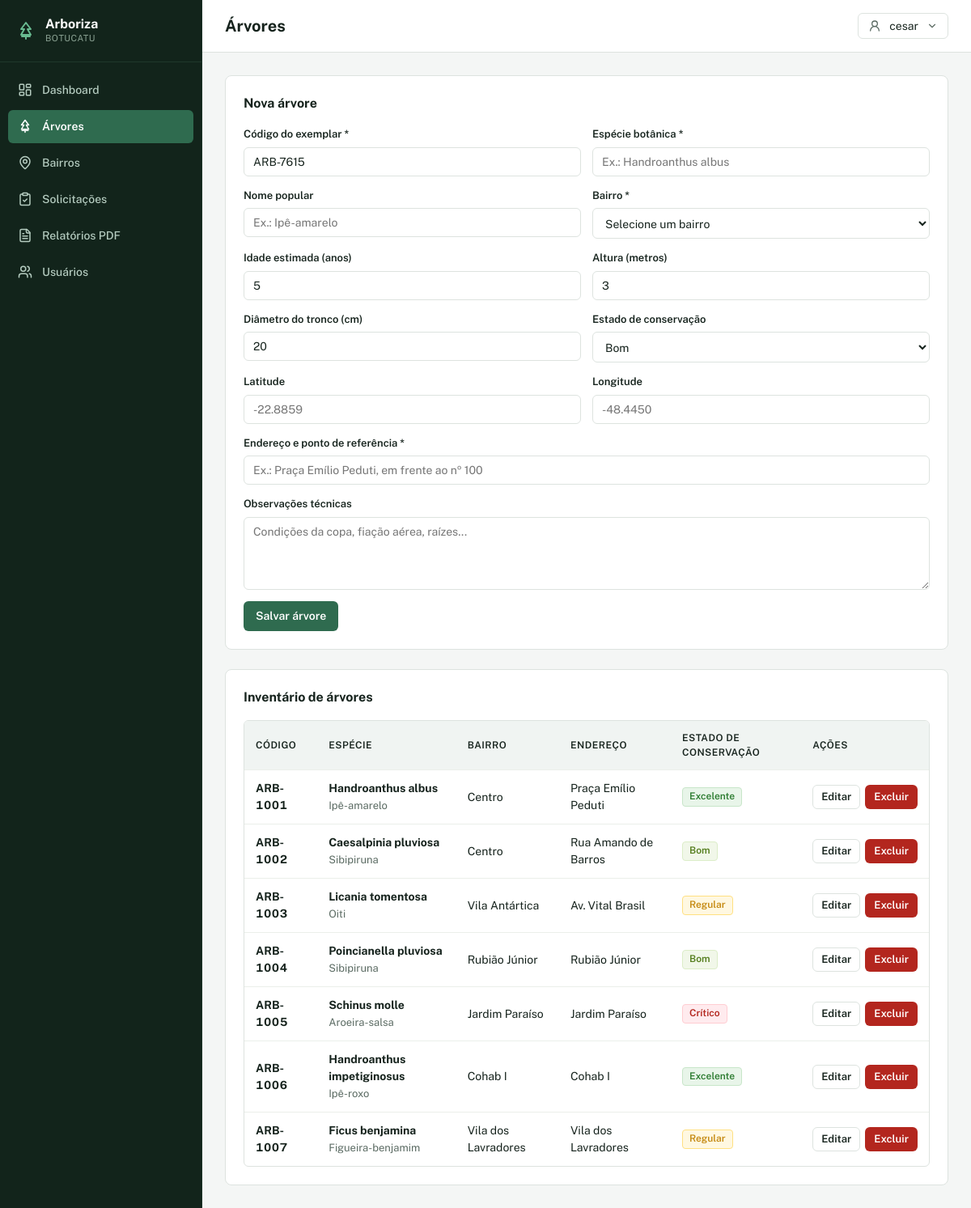
The app's page /arvores.php (signed in) with its own data.
### tables this page shows
CREATE TABLE arvores (
    id INT AUTO_INCREMENT PRIMARY KEY,
    codigo VARCHAR(30) NOT NULL UNIQUE,
    especie VARCHAR(140) NOT NULL,
    nome_popular VARCHAR(140),
    idade_estimada INT DEFAULT 0,
    altura_metros DECIMAL(8,2) DEFAULT 0,
    diametro_cm DECIMAL(8,2) DEFAULT 0,
    latitude VARCHAR(40),
    longitude VARCHAR(40),
    endereco VARCHAR(220) NOT NULL,
    bairro_id INT NOT NULL,
    estado_conservacao ENUM('Excelente','Bom','Regular','Crítico') DEFAULT 'Bom',
    observacoes TEXT,
    criado_em TIMESTAMP DEFAULT CURRENT_TIMESTAMP,
    FOREIGN KEY (bairro_id) REFERENCES bairros(id) ON DELETE RESTRICT
);

CREATE TABLE bairros (
    id INT AUTO_INCREMENT PRIMARY KEY,
    nome VARCHAR(120) NOT NULL UNIQUE,
    zona VARCHAR(60) NOT NULL,
    criado_em TIMESTAMP DEFAULT CURRENT_TIMESTAMP
);

### core/helpers.php (called while the page is built, shortened)
<?php
function e($value): string
{
    return htmlspecialchars((string)$value, ENT_QUOTES, 'UTF-8');
}
function currentUserProfile(): string
{
    return isset($_SESSION['usuario']['perfil']) ? (string)$_SESSION['usuario']['perfil'] : '';
}
function normalizedProfile(): string
{
    return function_exists('mb_strtolower')
        ? mb_strtolower(trim(currentUserProfile()), 'UTF-8')
        : strtolower(trim(currentUserProfile()));
}
function isAdmin(): bool
{
    return normalizedProfile() === 'administrador';
}
function canEditOperational(): bool
{
    $profile = normalizedProfile();
    return $profile === 'administrador' || $profile === 'técnico' || $profile === 'tecnico';
}
function badgeClassConservacao(?string $estado): string
{
    $e = function_exists('mb_strtolower')
        ? mb_strtolower(trim((string)$estado), 'UTF-8')
        : strtolower(trim((string)$estado));
    switch ($e) {
        case 'excelente':
            return 'badge-conservacao-excelente';
        case 'bom':
            return 'badge-conservacao-bom';
        case 'regular':
            return 'badge-conservacao-regular';
        case 'crítico':
        case 'critico':
            return 'badge-conservacao-critico';
    }
}

### config/database.php (called while the page is built, shortened)
<?php
class Database
{
    private static $connection = null;
    public static function getConnection() {
        if (self::$connection === null) {
            $dsn = 'mysql:host=' . DB_HOST . ';dbname=' . DB_NAME . ';charset=utf8mb4';
            $tentativas = array_unique([DB_PASS, '', 'root']);
            $ultimoErro = null;
            foreach ($tentativas as $senha) {
                try {
                    self::$connection = new PDO($dsn, DB_USER, $senha, [
                        PDO::ATTR_ERRMODE => PDO::ERRMODE_EXCEPTION,
                        PDO::ATTR_DEFAULT_FETCH_MODE => PDO::FETCH_ASSOC,
                        PDO::ATTR_EMULATE_PREPARES => false,
                    ]);
                    return self::$connection;
                } catch (PDOException $e) {
                    $ultimoErro = $e;
                }
            }
            die('Erro ao conectar no banco de dados. Confira se o MySQL está ligado no XAMPP, se o banco arboriza_botucatu foi importado e se o arquivo config/config.php está correto.<br><b>Detalhe:</b> ' . htmlspecialchars($ultimoErro->getMessage()));
        }
        return self::$connection;
    }
}

### models/Arvore.php (called while the page is built, shortened)
<?php
require_once __DIR__ . '/../config/database.php';
class Arvore
{
    public static function all() {
        $sql = 'SELECT a.*, b.nome AS bairro_nome
                FROM arvores a
                INNER JOIN bairros b ON b.id = a.bairro_id
                ORDER BY a.criado_em DESC';
        return Database::getConnection()->query($sql)->fetchAll();
    }
}

### arvores.php (the view, shortened to what this page needs)
<?php
require_once __DIR__ . '/core/helpers.php';
require_once __DIR__ . '/models/Arvore.php';
$edit = isset($_GET['edit']) ? Arvore::find((int)$_GET['edit']) : null;
$arvores = Arvore::all();
?>
<?php include __DIR__ . '/partials/head.php'; ?>
<div class="app-shell">
    <?php include __DIR__ . '/partials/sidebar.php'; ?>
    <div class="main-wrapper">
        <?php include __DIR__ . '/partials/topbar.php'; ?>
        <?php if (canEditOperational()): ?>
            <div class="card" style="margin-bottom: 24px;">
                <h2><?= $edit ? 'Editar árvore' : 'Nova árvore' ?></h2>
                <form method="post">
                    <div class="form-grid">
                        <label>Código do exemplar *
                            <input name="codigo" required value="<?= e(isset($edit['codigo']) ? $edit['codigo'] : 'ARB-' . rand(1000, 9999)) ?>">
                        </label>
                        <label>Espécie botânica *
                            <input name="especie" required placeholder="Ex.: Handroanthus albus" value="<?= e(isset($edit['especie']) ? $edit['especie'] : '') ?>">
                        </label>
                        <label>Nome popular
                            <input name="nome_popular" placeholder="Ex.: Ipê-amarelo" value="<?= e(isset($edit['nome_popular']) ? $edit['nome_popular'] : '') ?>">
                        </label>
                        <label>Bairro *
                            <select name="bairro_id" required>
                                <option value="">Selecione um bairro</option>
                            </select>
                        </label>
                        <label>Idade estimada (anos)
                            <input type="number" name="idade_estimada" min="0" value="<?= e(isset($edit['idade_estimada']) ? $edit['idade_estimada'] : 5) ?>">
                        </label>
                        <label>Altura (metros)
                            <input type="number" step="0.01" min="0" name="altura_metros" value="<?= e(isset($edit['altura_metros']) ? $edit['altura_metros'] : 3.0) ?>">
                        </label>
                        <label>Diâmetro do tronco (cm)
                            <input type="number" step="0.01" min="0" name="diametro_cm" value="<?= e(isset($edit['diametro_cm']) ? $edit['diametro_cm'] : 20.0) ?>">
                        </label>
                        <label>Estado de conservação
                            <select name="estado_conservacao">
                                <?php foreach (['Excelente', 'Bom', 'Regular', 'Crítico'] as $est): ?>
                                    <option <?= ((isset($edit['estado_conservacao']) ? $edit['estado_conservacao'] : 'Bom') === $est) ? 'selected' : '' ?>><?= e($est) ?></option>
                                <?php endforeach; ?>
                            </select>
                        </label>
                        <label>Latitude
                            <input name="latitude" placeholder="-22.8859" value="<?= e(isset($edit['latitude']) ? $edit['latitude'] : '') ?>">
                        </label>
                        <label>Longitude
                            <input name="longitude" placeholder="-48.4450" value="<?= e(isset($edit['longitude']) ? $edit['longitude'] : '') ?>">
                        </label>
                    </div>
                    <label>Endereço e ponto de referência *
                        <input name="endereco" required placeholder="Ex.: Praça Emílio Peduti, em frente ao nº 100" value="<?= e(isset($edit['endereco']) ? $edit['endereco'] : '') ?>">
                    </label>
                    <label>Observações técnicas
                        <textarea name="observacoes" placeholder="Condições da copa, fiação aérea, raízes..."><?= e(isset($edit['observacoes']) ? $edit['observacoes'] : '') ?></textarea>
                    </label>
                    <div style="display: flex; gap: 10px;">
                        <button class="btn" type="submit"><?= $edit ? 'Atualizar árvore' : 'Salvar árvore' ?></button>
                    </div>
                </form>
            </div>
        <?php endif; ?>
        <div class="card">
            <h2>Inventário de árvores</h2>
            <?php if (empty($arvores)): ?>
                <div class="empty-state">
                    <p>Nenhuma árvore cadastrada no inventário.</p>
                </div>
            <?php else: ?>
                <div class="table-wrap">
                    <table>
                        <thead>
                            <tr>
                                <th>Código</th>
                                <th>Espécie</th>
                                <th>Bairro</th>
                                <th>Endereço</th>
                                <th>Estado de conservação</th>
                                <?php if (canEditOperational()): ?>
                                    <th>Ações</th>
                                <?php endif; ?>
                            </tr>
                        </thead>
                        <tbody>
                            <?php foreach ($arvores as $a): ?>
                                <tr>
                                    <td class="tabular"><strong><?= e($a['codigo']) ?></strong></td>
                                    <td>
                                        <strong><?= e($a['especie']) ?></strong>
                                        <?php if (!empty($a['nome_popular'])): ?>
                                            <br><small class="card-description"><?= e($a['nome_popular']) ?></small>
                                        <?php endif; ?>
                                    </td>
                                    <td><?= e($a['bairro_nome']) ?></td>
                                    <td><?= e($a['endereco']) ?></td>
                                    <td>
                                        <span class="badge <?= badgeClassConservacao($a['estado_conservacao']) ?>">
                                            <?= e($a['estado_conservacao']) ?>
                                        </span>
                                    </td>
                                    <?php if (canEditOperational()): ?>
                                        <td>
                                            <div style="display: flex; gap: 6px;">
                                                <a class="btn btn-secondary btn-sm" href="?edit=<?= (int)$a['id'] ?>">Editar</a>
                                                <?php if (isAdmin()): ?>
                                                    <a class="btn btn-danger btn-sm" data-confirm="Deseja remover esta árvore permanentemente?" href="?delete=<?= (int)$a['id'] ?>">Excluir</a>
                                                <?php endif; ?>
                                            </div>
                                        </td>
                                    <?php endif; ?>
                                </tr>
                            <?php endforeach; ?>
                        </tbody>
                    </table>
                </div>
            <?php endif; ?>
        </div>
<?php include __DIR__ . '/partials/footer.php'; ?>

### assets/css/app.css (style rules this page uses)
:root { --color-bg: #F4F6F5; --color-surface: #FFFFFF; --color-surface-subtle: #F0F4F2; --color-border: #DDE3DF; --color-border-subtle: #EBEFEA; --font-family: 'Public Sans', system-ui, -apple-system, BlinkMacSystemFont, 'Segoe UI', Roboto, sans-serif; --color-text: #16231D; --color-text-secondary: #5B6B63; --color-text-inverse: #FFFFFF; --color-action: #2F6B4F; --color-action-hover: #265740; --color-action-active: #1D4331; --color-action-subtle: #E8F1EC; --color-danger: #B3261E; --color-danger-hover: #961F18; --color-danger-subtle: #FDEEEE; --color-estado-excelente: #2E7D32; --color-estado-bom: #557E1E; --color-estado-regular: #C58A12; --color-estado-critico: #B3261E; --color-prioridade-baixa: #5B6B63; --color-prioridade-media: #385E72; --color-prioridade-alta: #C58A12; --color-prioridade-urgente: #B3261E; --radius-sm: 4px; --radius-md: 6px; --radius-lg: 8px; --sidebar-width: 250px; }
*, *::before, *::after { box-sizing: border-box; margin: 0; padding: 0; }
body { font-family: var(--font-family); font-size: 15px; line-height: 1.5; color: var(--color-text); background-color: var(--color-bg); -webkit-font-smoothing: antialiased; }
a { color: var(--color-action); text-decoration: none; }
.app-shell { display: flex; min-height: 100vh; }
.main-wrapper { flex: 1; margin-left: var(--sidebar-width); display: flex; flex-direction: column; min-height: 100vh; }
.card { background-color: var(--color-surface); border: 1px solid var(--color-border); border-radius: var(--radius-lg); padding: 22px; margin-bottom: 20px; }
.card h2 { font-size: 16px; font-weight: 700; color: var(--color-text); margin-bottom: 16px; }
.card-description { font-size: 13px; color: var(--color-text-secondary); margin-bottom: 16px; }
.table-wrap { overflow-x: auto; border: 1px solid var(--color-border); border-radius: var(--radius-md); background-color: var(--color-surface); }
table { width: 100%; border-collapse: collapse; font-size: 14px; text-align: left; }
th, td { padding: 12px 14px; border-bottom: 1px solid var(--color-border-subtle); vertical-align: middle; }
th { background-color: var(--color-surface-subtle); color: var(--color-text); font-weight: 600; font-size: 12px; text-transform: uppercase; letter-spacing: 0.04em; }
tr:last-child td { border-bottom: none; }
.tabular { font-variant-numeric: tabular-nums; }
.badge { display: inline-flex; align-items: center; gap: 6px; padding: 3px 8px; border-radius: var(--radius-sm); font-size: 12px; font-weight: 600; line-height: 1.3; }
.badge-conservacao-excelente { background-color: #E8F5E9; color: var(--color-estado-excelente); border: 1px solid #C8E6C9; }
.badge-conservacao-bom { background-color: #F1F7E9; color: var(--color-estado-bom); border: 1px solid #DCEDC8; }
.badge-conservacao-regular { background-color: #FFF8E1; color: var(--color-estado-regular); border: 1px solid #FFE082; }
.badge-conservacao-critico { background-color: #FFEBEE; color: var(--color-estado-critico); border: 1px solid #FFCDD2; }
.btn { display: inline-flex; align-items: center; justify-content: center; gap: 8px; padding: 8px 14px; border-radius: var(--radius-md); font-family: inherit; font-size: 14px; font-weight: 600; cursor: pointer; border: 1px solid transparent; background-color: var(--color-action); color: var(--color-text-inverse); text-decoration: none; line-height: 1.4; }
.btn.btn-secondary { background-color: var(--color-surface); color: var(--color-text); border-color: var(--color-border); }
.btn.btn-danger { background-color: var(--color-danger); color: var(--color-text-inverse); }
.btn.btn-sm { padding: 5px 10px; font-size: 13px; }
form { display: grid; gap: 14px; }
.form-grid { display: grid; grid-template-columns: repeat(2, minmax(0, 1fr)); gap: 14px; }
label { display: flex; flex-direction: column; gap: 6px; font-size: 13px; font-weight: 600; color: var(--color-text); }
input, select, textarea { width: 100%; padding: 9px 11px; border: 1px solid var(--color-border); border-radius: var(--radius-md); font-family: inherit; font-size: 14px; color: var(--color-text); background-color: var(--color-surface); }
textarea { min-height: 90px; resize: vertical; }

### records on screen
arvores: codigo "ARB-1001", especie "Handroanthus albus", nome_popular "Ipê-amarelo", bairro.nome "Centro", endereco "Praça Emílio Peduti", estado_conservacao "Excelente"
arvores: codigo "ARB-1002", especie "Caesalpinia pluviosa", nome_popular "Sibipiruna", bairro.nome "Centro", endereco "Rua Amando de Barros", estado_conservacao "Bom"
arvores: codigo "ARB-1003", especie "Licania tomentosa", nome_popular "Oiti", bairro.nome "Vila Antártica", endereco "Av. Vital Brasil", estado_conservacao "Regular"
arvores: codigo "ARB-1004", especie "Poincianella pluviosa", nome_popular "Sibipiruna", bairro.nome "Rubião Júnior", endereco "Rubião Júnior", estado_conservacao "Bom"
arvores: codigo "ARB-1005", especie "Schinus molle", nome_popular "Aroeira-salsa", bairro.nome "Jardim Paraíso", endereco "Jardim Paraíso", estado_conservacao "Crítico"
arvores: codigo "ARB-1006", especie "Handroanthus impetiginosus", nome_popular "Ipê-roxo", bairro.nome "Cohab I", endereco "Cohab I", estado_conservacao "Excelente"
arvores: codigo "ARB-1007", especie "Ficus benjamina", nome_popular "Figueira-benjamim", bairro.nome "Vila dos Lavradores", endereco "Vila dos Lavradores", estado_conservacao "Regular"

### other values on screen
$item['label'] "Dashboard"
$item['label'] "Árvores"
$item['label'] "Bairros"
$item['label'] "Solicitações"
$item['label'] "Relatórios PDF"
$item['label'] "Usuários"
$pageTitle "Árvores"
currentUserName() "cesar"
form field estado_conservacao "Bom"
